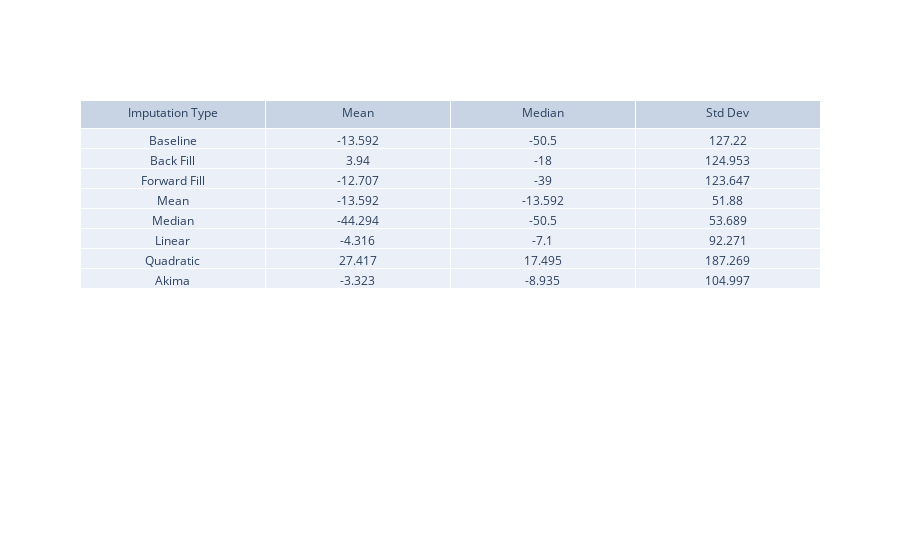

The notebook cell this image was saved under:
### Markdown cell above
So these results are very different from the results we saw for the fill and mean/median imputation methods! Again we see a lot of difference between the central tendancies compared to the baseline AND a lot of difference between the standard deviations compared to the baseline. The problem with using these interpolation methods in this context is that they are dependent on the index of the Series or DataFrame and because this dataset is not ordered, this is an issue. Now, this isn't to say that interpolation shouldn't be used! But it should be used with the proper dataset, as it is a powerful tool.
<br><br>
It's possible to do regression, or classification, to fit a model to other variables in the dataset in order to try and predict the missing values. The model of choice can be anything from a simple linear regression model to a neural network if you so desired! Because there are only 76 variables, a linear regression model might work, but a more data hungry model will likely be unable to fit the distribution well enough to be useful.

### Code cell
import plotly.graph_objects as go

fig = go.Figure(
    data=go.Table(
        header=dict(values=['Imputation Type', 'Mean', 'Median', 'Std Dev']),
        cells=dict(values=[['Baseline', 'Back Fill', 'Forward Fill', 'Mean', 'Median', 
                            'Linear', 'Quadratic', 'Akima'],
                           [col_13.mean().round(3), col_13_bf.mean().round(3), col_13_ff.mean().round(3), 
                            col_13_mean.mean().round(3), col_13_median.mean().round(3), 
                            col_13_lin.mean().round(3), col_13_quad.mean().round(3), 
                            col_13_akima.mean().round(3)],
                           [col_13.median().round(3), col_13_bf.median().round(3), col_13_ff.median().round(3), 
                            col_13_mean.median().round(3), col_13_median.median().round(3), 
                            col_13_lin.median().round(3), col_13_quad.median().round(3), 
                            col_13_akima.median().round(3)],
                          [col_13.std().round(3), col_13_bf.std().round(3), col_13_ff.std().round(3), 
                           col_13_mean.std().round(3), col_13_median.std().round(3), col_13_lin.std().round(3), 
                           col_13_quad.std().round(3), col_13_akima.std().round(3)]
                          ]
                  )
    )
)
                
fig.show()

### Figure 1 — Plotly figure (JSON) as saved in the notebook; plotly's stock layout.template omitted (floating-point values rounded to 4 significant figures)
{"data": [{"cells": {"values": [["Baseline", "Back Fill", "Forward Fill", "Mean", "Median", "Linear", "Quadratic", "Akima"], [-13.59, 3.94, -12.71, -13.59, -44.29, -4.316, 27.42, -3.323], [-50.5, -18, -39, -13.59, -50.5, -7.1, 17.5, -8.935], [127.2, 125.0, 123.6, 51.88, 53.69, 92.27, 187.3, 105.0]]}, "header": {"values": ["Imputation Type", "Mean", "Median", "Std Dev"]}, "type": "table"}], "layout": {}}
